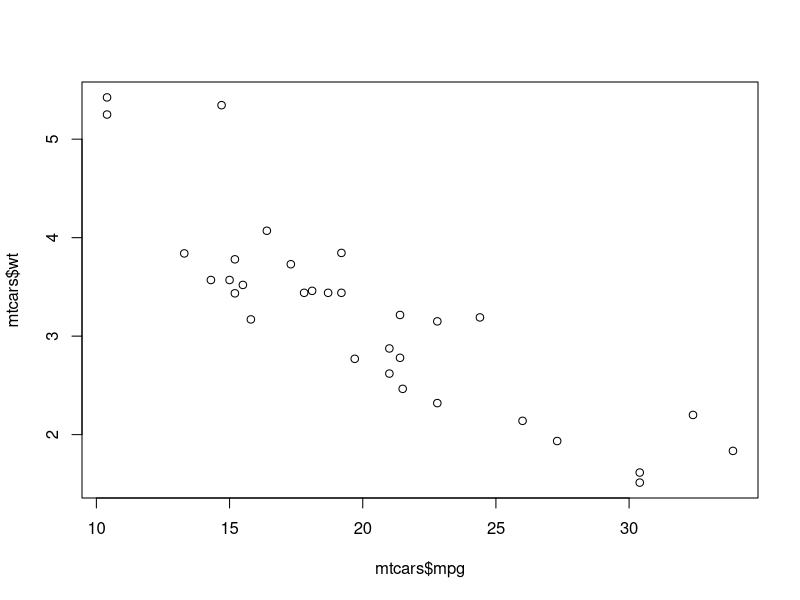
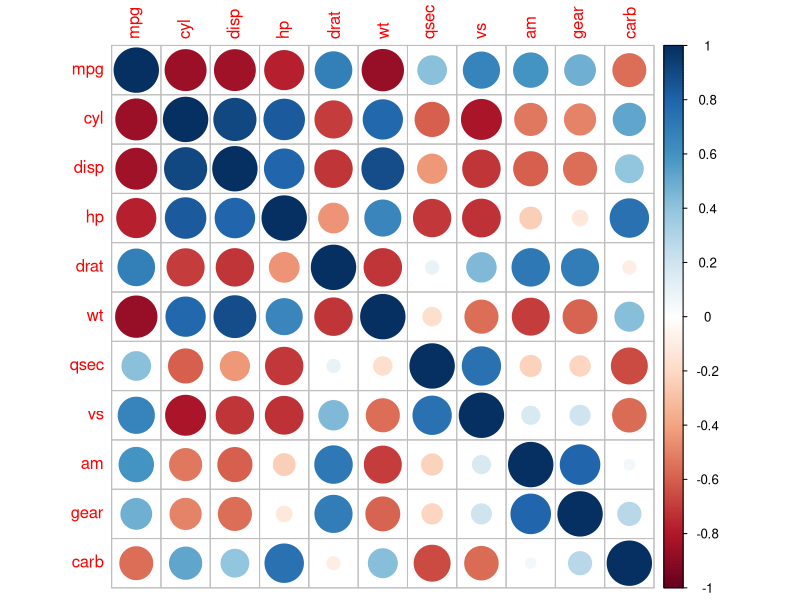
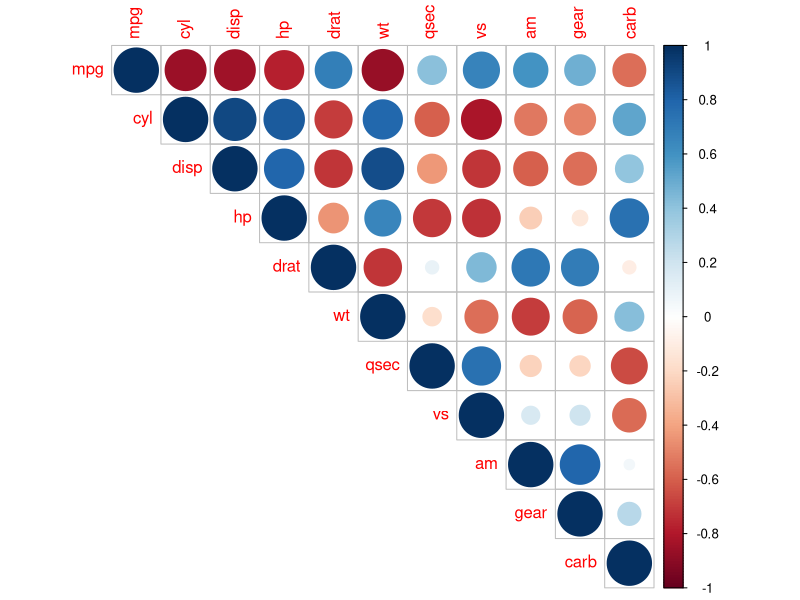
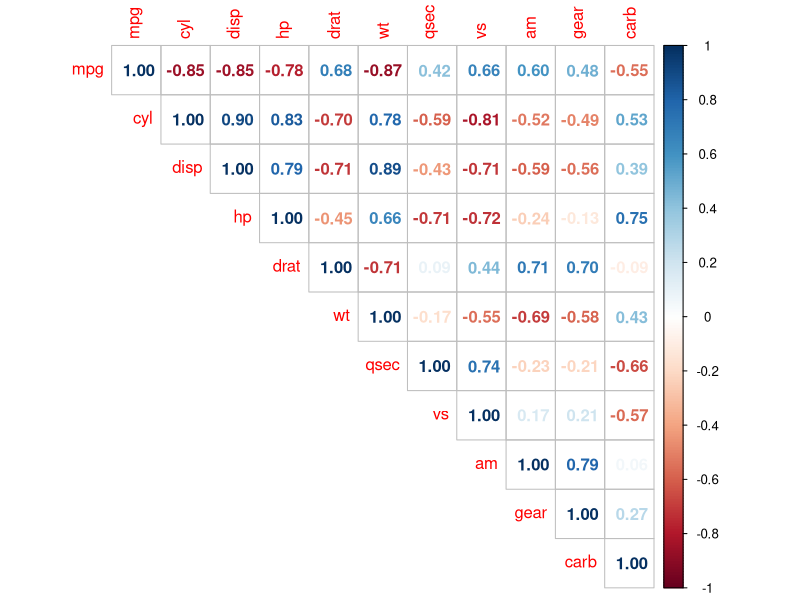
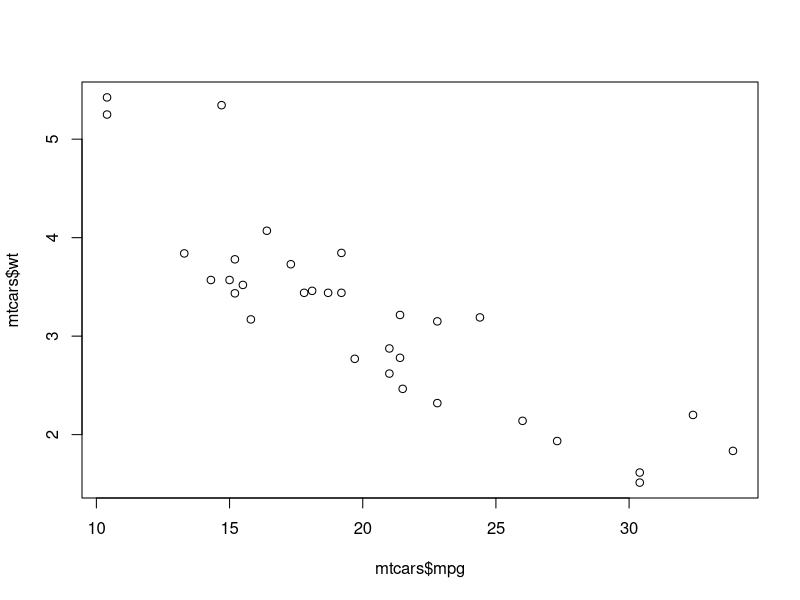
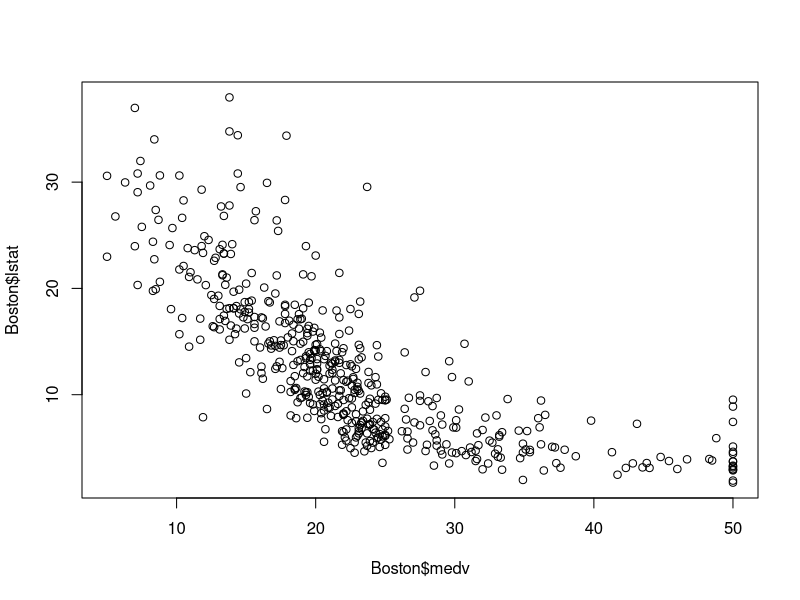

Here is the R script that generated these plots, in order:
########## Measures of Association ###################

############ Numerical by Numerical: Linear Correlation - Pearson's Correlation Coefficient #####

mtcars #built in dataset of MotorTrend Cars

plot(mtcars$mpg,mtcars$wt) #plot of mpg by weight
?cor
cor(mtcars$mpg,mtcars$wt) #correlation of mpg and weight
?cor.test
cor.test(mtcars$mpg,mtcars$wt) #test correlation of mpg and weight

mtcars2<-mtcars[,-c(8,9)] #Keep only numerical variables
mtcars2

cor(mtcars2) #correlation of all variables

## visualize all correlations ##
install.packages("corrplot")
library(corrplot)
?corrplot
corrplot(cor(mtcars)) #visualize all correlations
corrplot(cor(mtcars),type="upper")
corrplot(cor(mtcars),type="upper",method="number")

## test all correlations (table of p-values) ##
install.packages("Hmisc")
library(Hmisc)
?rcorr
rcorr(as.matrix(mtcars2)) #must convert data table to matrix 

######### Numerical by Numerical: Monotonic Relationship - Spearman's Rank Order Correlation Coefficient ########

mtcars #built in dataset of MotorTrend Cars
mtcars2<-mtcars[,-c(8,9)] #Keep only numerical variables
mtcars2

plot(mtcars$mpg,mtcars$wt) #plot of mpg by weight
?cor
cor(mtcars$mpg,mtcars$wt,method="spearman") #correlation of mpg and weight
?cor.test
cor.test(mtcars$mpg,mtcars$wt,method="spearman") #test correlation of mpg and weight
rcorr(as.matrix(mtcars2),type="spearman")
?corrplot

library(MASS)
data("Boston") #built in dataset for median house value
head(Boston)
plot(Boston$medv,Boston$lstat) # mdef=median house value, lstat= % lower status 
cor(Boston$medv,Boston$lstat)
cor(Boston$medv,Boston$lstat, method="spearman")
